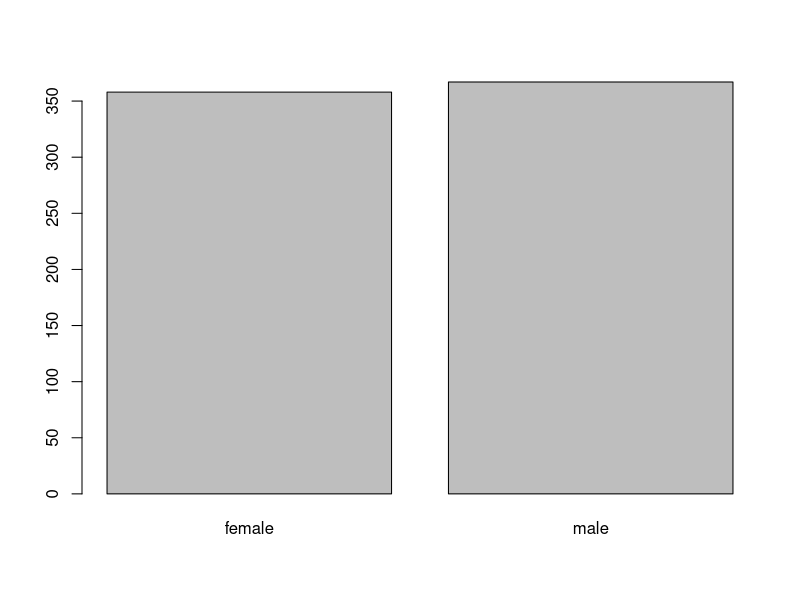
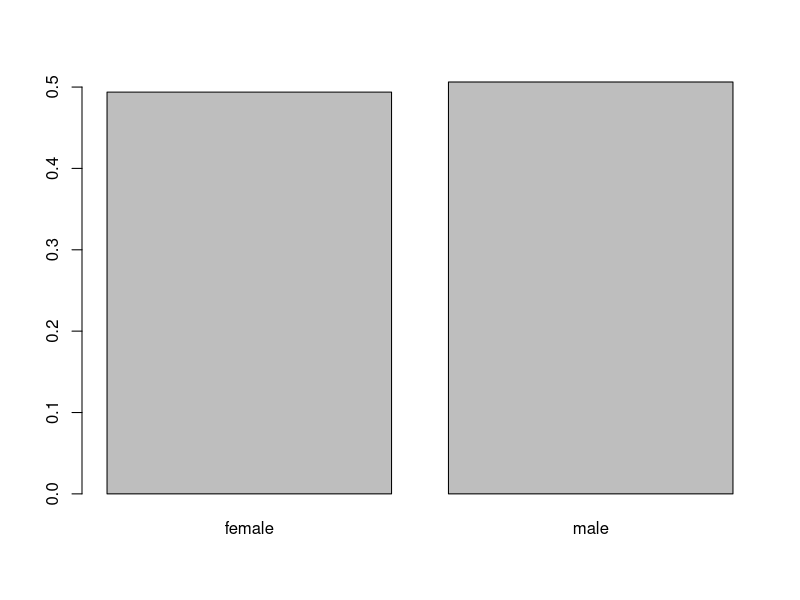
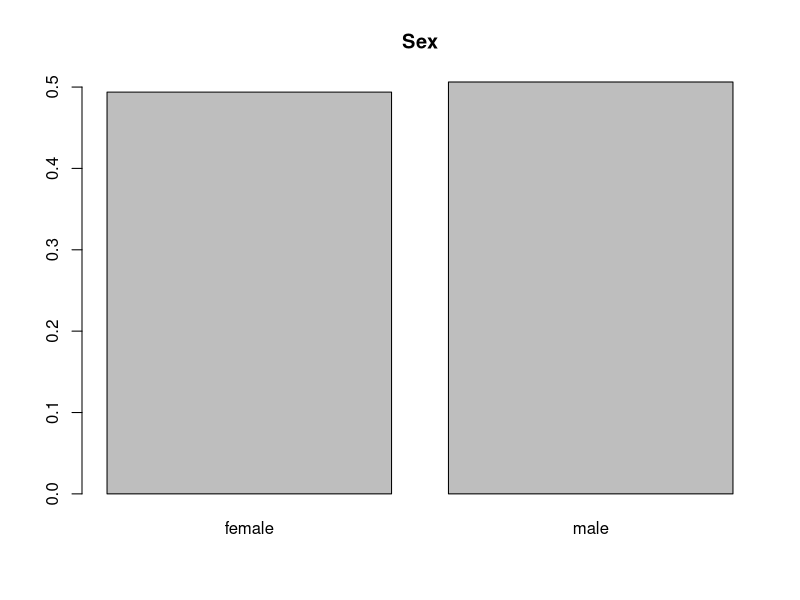
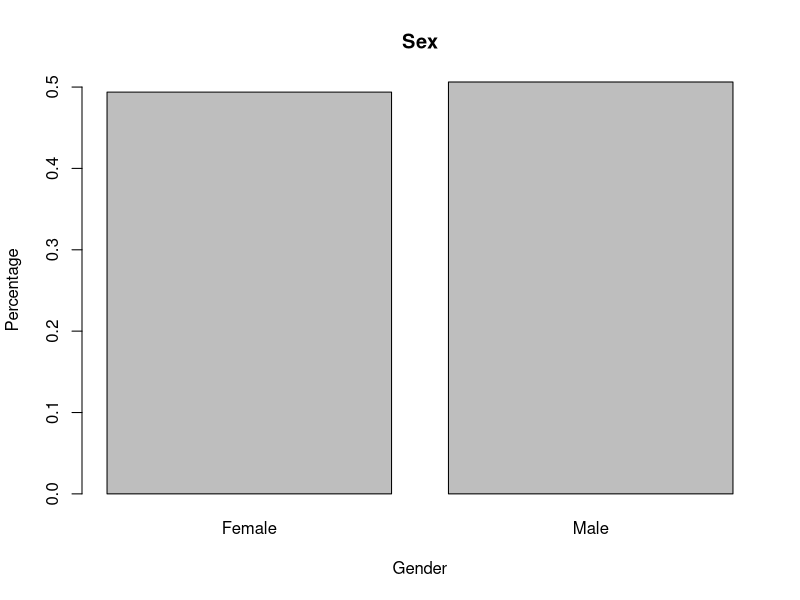
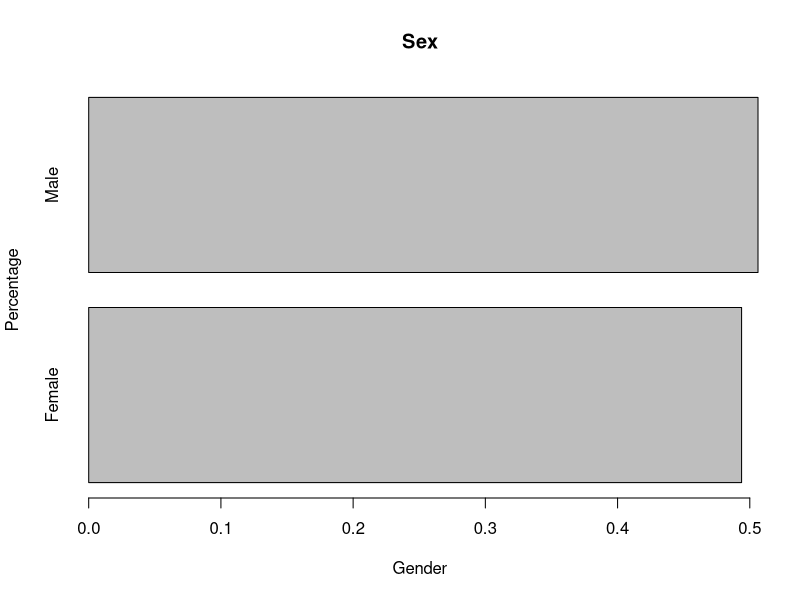
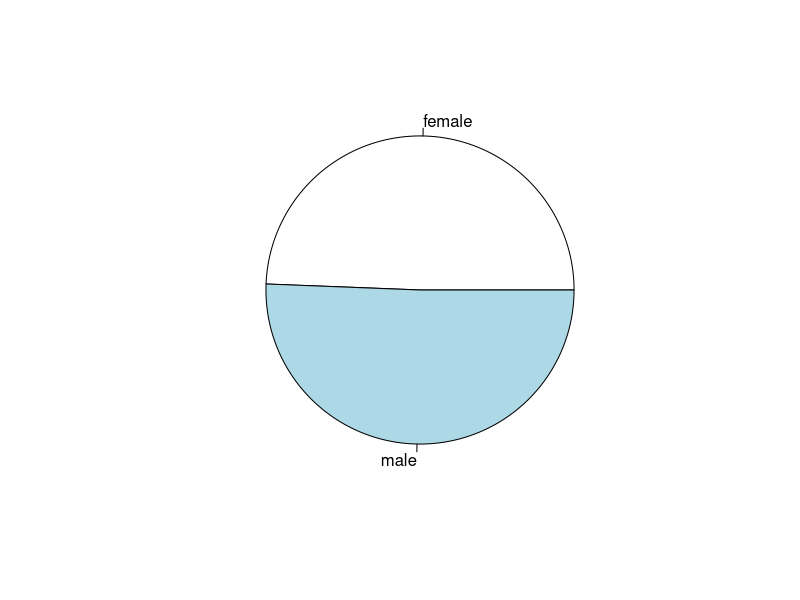
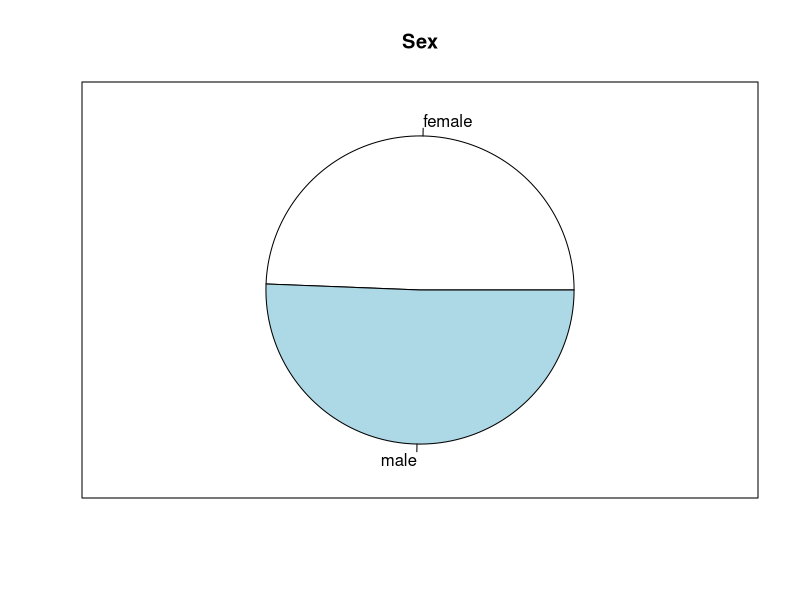

Recreate these plots in R, in order.
df <- read.csv('LungCapData.xls - LungCapData.txt.csv')

#barplot
?barplot
#Barplot is a visualization of frequency for each category

table(df$Gender)
table(df$Smoke)
table(df$Caesarean)

freq <- table(df$Gender)

rel_freq <- table(df$Gender) /725

freq
rel_freq

barplot(freq)

barplot(rel_freq)

barplot(rel_freq , main = 'Sex')

barplot(rel_freq , main = 'Sex' , xlab = 'Gender' , ylab = 'Percentage' , 
        names.arg = c('Female', 'Male'))

barplot(rel_freq , main = 'Sex' , xlab = 'Gender' , ylab = 'Percentage' , 
        names.arg = c('Female', 'Male'), horiz = TRUE)

pie(freq)

pie(freq , main = 'Sex')


box()
